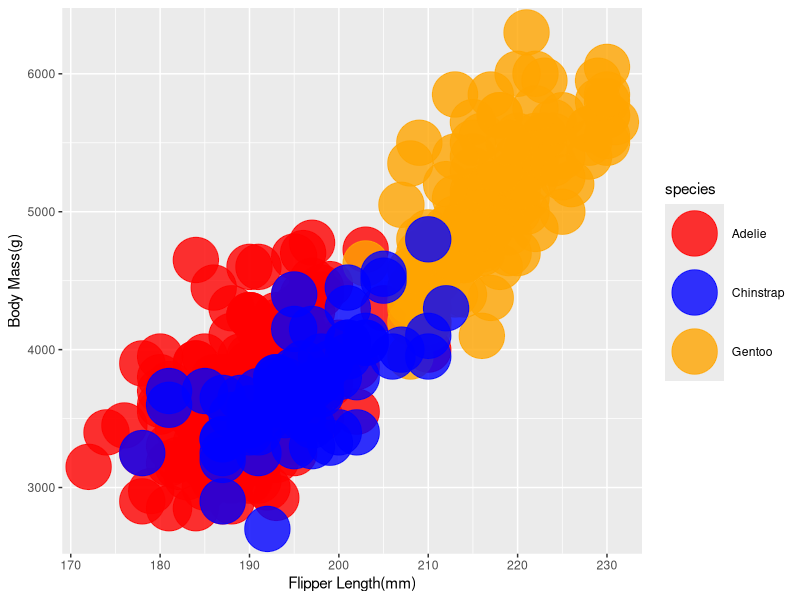

The R source for this figure:
library(ggplot2)

penglings <- read.csv("penglings.csv")

ggplot(penglings, aes(flipper_length_mm, body_mass_g, color = species)) + geom_point(size=15, alpha = 0.8) + xlab("Flipper Length(mm)") + ylab("Body Mass(g)") + scale_color_manual(values=c('red', 'blue', 'orange'))